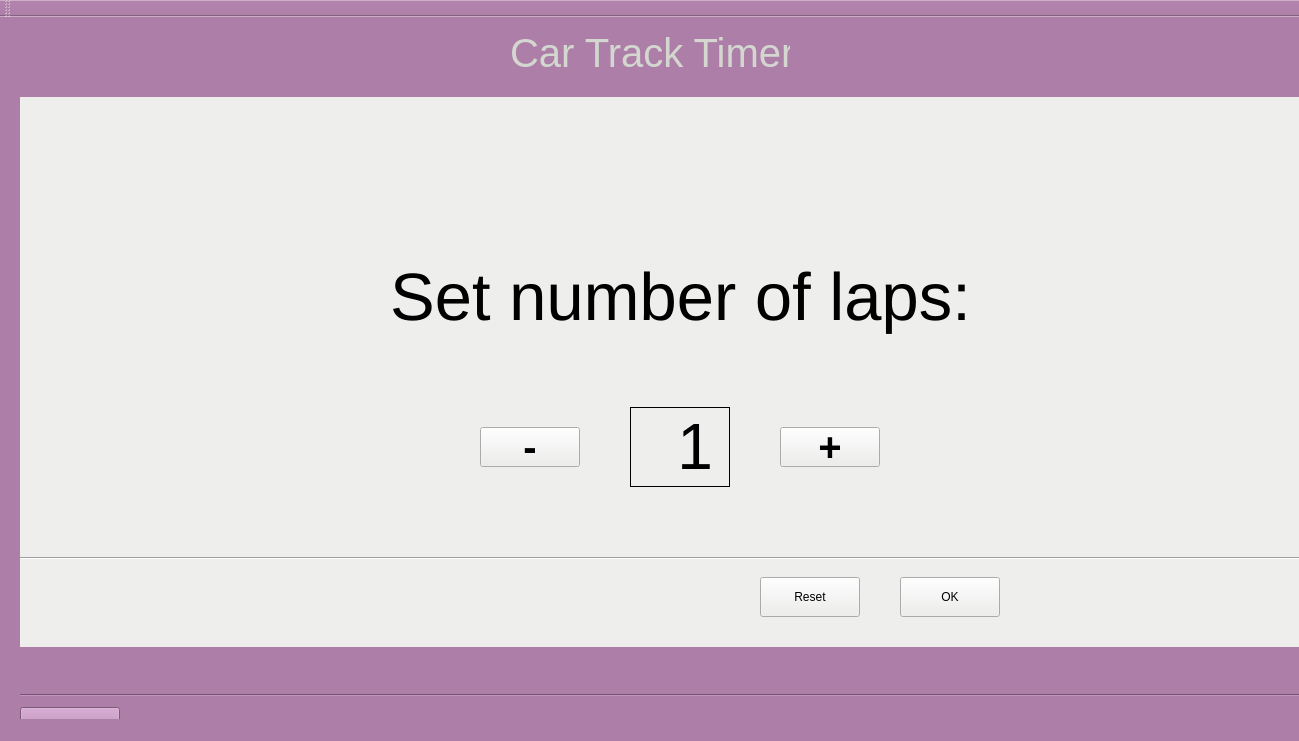
<?xml version="1.0" encoding="UTF-8"?>
<ui version="4.0">
 <class>MainWindow</class>
 <widget class="QMainWindow" name="MainWindow">
  <property name="geometry">
   <rect>
    <x>0</x>
    <y>0</y>
    <width>1299</width>
    <height>741</height>
   </rect>
  </property>
  <property name="windowTitle">
   <string>MainWindow</string>
  </property>
  <property name="autoFillBackground">
   <bool>false</bool>
  </property>
  <property name="styleSheet">
   <string notr="true">background-color: rgb(173, 127, 168);</string>
  </property>
  <widget class="QWidget" name="centralWidget">
   <widget class="QLabel" name="mainTitle">
    <property name="geometry">
     <rect>
      <x>510</x>
      <y>20</y>
      <width>280</width>
      <height>32</height>
     </rect>
    </property>
    <property name="font">
     <font>
      <pointsize>30</pointsize>
     </font>
    </property>
    <property name="styleSheet">
     <string notr="true">color: rgb(211, 215, 207);</string>
    </property>
    <property name="text">
     <string>Car Track Timer</string>
    </property>
   </widget>
   <widget class="QPushButton" name="pushButton_Quit">
    <property name="geometry">
     <rect>
      <x>20</x>
      <y>690</y>
      <width>100</width>
      <height>40</height>
     </rect>
    </property>
    <property name="text">
     <string>Quit</string>
    </property>
   </widget>
   <widget class="Line" name="mainLine_bottom">
    <property name="geometry">
     <rect>
      <x>20</x>
      <y>670</y>
      <width>1299</width>
      <height>16</height>
     </rect>
    </property>
    <property name="orientation">
     <enum>Qt::Horizontal</enum>
    </property>
   </widget>
   <widget class="Line" name="mainLine_top">
    <property name="geometry">
     <rect>
      <x>20</x>
      <y>90</y>
      <width>1299</width>
      <height>3</height>
     </rect>
    </property>
    <property name="styleSheet">
     <string notr="true">color: rgb(92, 53, 102);</string>
    </property>
    <property name="orientation">
     <enum>Qt::Horizontal</enum>
    </property>
   </widget>
   <widget class="QStackedWidget" name="carTrackTimerPages">
    <property name="geometry">
     <rect>
      <x>20</x>
      <y>80</y>
      <width>1299</width>
      <height>550</height>
     </rect>
    </property>
    <property name="styleSheet">
     <string notr="true">background-color: rgb(238, 238, 236);</string>
    </property>
    <widget class="QWidget" name="page_1_numOfLaps">
     <widget class="QLabel" name="label_numOfLaps">
      <property name="geometry">
       <rect>
        <x>370</x>
        <y>150</y>
        <width>600</width>
        <height>100</height>
       </rect>
      </property>
      <property name="font">
       <font>
        <pointsize>50</pointsize>
       </font>
      </property>
      <property name="text">
       <string>Set number of laps:</string>
      </property>
     </widget>
     <widget class="QPushButton" name="pushButton_numOfLaps_ok">
      <property name="geometry">
       <rect>
        <x>880</x>
        <y>480</y>
        <width>100</width>
        <height>40</height>
       </rect>
      </property>
      <property name="text">
       <string>OK</string>
      </property>
     </widget>
     <widget class="QPushButton" name="pushButton_numOfLaps_reset">
      <property name="geometry">
       <rect>
        <x>740</x>
        <y>480</y>
        <width>100</width>
        <height>40</height>
       </rect>
      </property>
      <property name="text">
       <string>Reset</string>
      </property>
     </widget>
     <widget class="Line" name="line_numOfLaps_bottom">
      <property name="geometry">
       <rect>
        <x>0</x>
        <y>460</y>
        <width>1299</width>
        <height>3</height>
       </rect>
      </property>
      <property name="orientation">
       <enum>Qt::Horizontal</enum>
      </property>
     </widget>
     <widget class="QLabel" name="label_setNumOfLaps">
      <property name="geometry">
       <rect>
        <x>610</x>
        <y>310</y>
        <width>100</width>
        <height>80</height>
       </rect>
      </property>
      <property name="font">
       <font>
        <pointsize>48</pointsize>
       </font>
      </property>
      <property name="layoutDirection">
       <enum>Qt::RightToLeft</enum>
      </property>
      <property name="autoFillBackground">
       <bool>false</bool>
      </property>
      <property name="frameShape">
       <enum>QFrame::Box</enum>
      </property>
      <property name="text">
       <string>1</string>
      </property>
      <property name="alignment">
       <set>Qt::AlignRight|Qt::AlignTrailing|Qt::AlignVCenter</set>
      </property>
     </widget>
     <widget class="QPushButton" name="pushButton_addLapNumber">
      <property name="geometry">
       <rect>
        <x>760</x>
        <y>330</y>
        <width>100</width>
        <height>40</height>
       </rect>
      </property>
      <property name="font">
       <font>
        <pointsize>30</pointsize>
        <weight>75</weight>
        <bold>true</bold>
       </font>
      </property>
      <property name="text">
       <string>+</string>
      </property>
     </widget>
     <widget class="QPushButton" name="pushButton_subLapNumber">
      <property name="geometry">
       <rect>
        <x>460</x>
        <y>330</y>
        <width>100</width>
        <height>40</height>
       </rect>
      </property>
      <property name="font">
       <font>
        <pointsize>30</pointsize>
        <weight>75</weight>
        <bold>true</bold>
       </font>
      </property>
      <property name="text">
       <string>-</string>
      </property>
     </widget>
    </widget>
    <widget class="QWidget" name="page_2_lapTimer">
     <widget class="Line" name="line_lapTimer_bottom">
      <property name="geometry">
       <rect>
        <x>0</x>
        <y>460</y>
        <width>1299</width>
        <height>3</height>
       </rect>
      </property>
      <property name="orientation">
       <enum>Qt::Horizontal</enum>
      </property>
     </widget>
     <widget class="QPushButton" name="pushButton_lapTime_back">
      <property name="geometry">
       <rect>
        <x>740</x>
        <y>480</y>
        <width>100</width>
        <height>40</height>
       </rect>
      </property>
      <property name="text">
       <string>Back</string>
      </property>
     </widget>
    </widget>
   </widget>
  </widget>
  <widget class="QMenuBar" name="menuBar">
   <property name="geometry">
    <rect>
     <x>0</x>
     <y>0</y>
     <width>1299</width>
     <height>22</height>
    </rect>
   </property>
  </widget>
  <widget class="QToolBar" name="mainToolBar">
   <attribute name="toolBarArea">
    <enum>TopToolBarArea</enum>
   </attribute>
   <attribute name="toolBarBreak">
    <bool>false</bool>
   </attribute>
  </widget>
  <widget class="QStatusBar" name="statusBar"/>
 </widget>
 <layoutdefault spacing="6" margin="11"/>
 <resources/>
 <connections/>
</ui>
